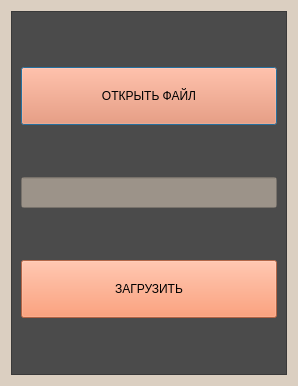
<?xml version="1.0" encoding="UTF-8"?>
<ui version="4.0">
 <class>Dialog</class>
 <widget class="QDialog" name="Dialog">
  <property name="geometry">
   <rect>
    <x>0</x>
    <y>0</y>
    <width>298</width>
    <height>386</height>
   </rect>
  </property>
  <property name="maximumSize">
   <size>
    <width>298</width>
    <height>386</height>
   </size>
  </property>
  <property name="baseSize">
   <size>
    <width>0</width>
    <height>0</height>
   </size>
  </property>
  <property name="windowTitle">
   <string>Dialog</string>
  </property>
  <property name="styleSheet">
   <string notr="true">background-color: rgba(213, 198, 180, 150);</string>
  </property>
  <layout class="QHBoxLayout" name="horizontalLayout">
   <item>
    <widget class="QFrame" name="frame">
     <property name="maximumSize">
      <size>
       <width>280</width>
       <height>368</height>
      </size>
     </property>
     <property name="styleSheet">
      <string notr="true">background-color: rgb(75, 75, 75)</string>
     </property>
     <property name="frameShape">
      <enum>QFrame::StyledPanel</enum>
     </property>
     <property name="frameShadow">
      <enum>QFrame::Raised</enum>
     </property>
     <layout class="QVBoxLayout" name="verticalLayout">
      <item>
       <widget class="QPushButton" name="pushButton_open_file">
        <property name="styleSheet">
         <string notr="true">QPushButton {
background-color: rgba(255, 132, 83,  200);
width: 200 px;
height: 50 px;
font: 10pt &quot;Verdana&quot;;
}

QPushButton:hover:!pressed {
background-color: rgba(255, 132, 83,  250);
}

QPushButton:hover:pressed {
background-color: rgba(255, 132, 83,  180);
}</string>
        </property>
        <property name="text">
         <string>ОТКРЫТЬ ФАЙЛ</string>
        </property>
       </widget>
      </item>
      <item>
       <widget class="QLineEdit" name="lineEdit_path">
        <property name="styleSheet">
         <string notr="true">background-color: rgba(213, 198, 180, 150);
width: 200 px;
height: 25 px;
font: 8pt &quot;Verdana&quot;;</string>
        </property>
       </widget>
      </item>
      <item>
       <widget class="QPushButton" name="pushButton_download">
        <property name="styleSheet">
         <string notr="true">QPushButton {
background-color: rgba(255, 132, 83,  200);
width: 200 px;
height: 50 px;
font: 10pt &quot;Verdana&quot;;
}

QPushButton:hover:!pressed {
background-color: rgba(255, 132, 83,  250);
}

QPushButton:hover:pressed {
background-color: rgba(255, 132, 83,  180);
}</string>
        </property>
        <property name="text">
         <string>ЗАГРУЗИТЬ</string>
        </property>
       </widget>
      </item>
     </layout>
    </widget>
   </item>
  </layout>
 </widget>
 <resources/>
 <connections/>
</ui>
